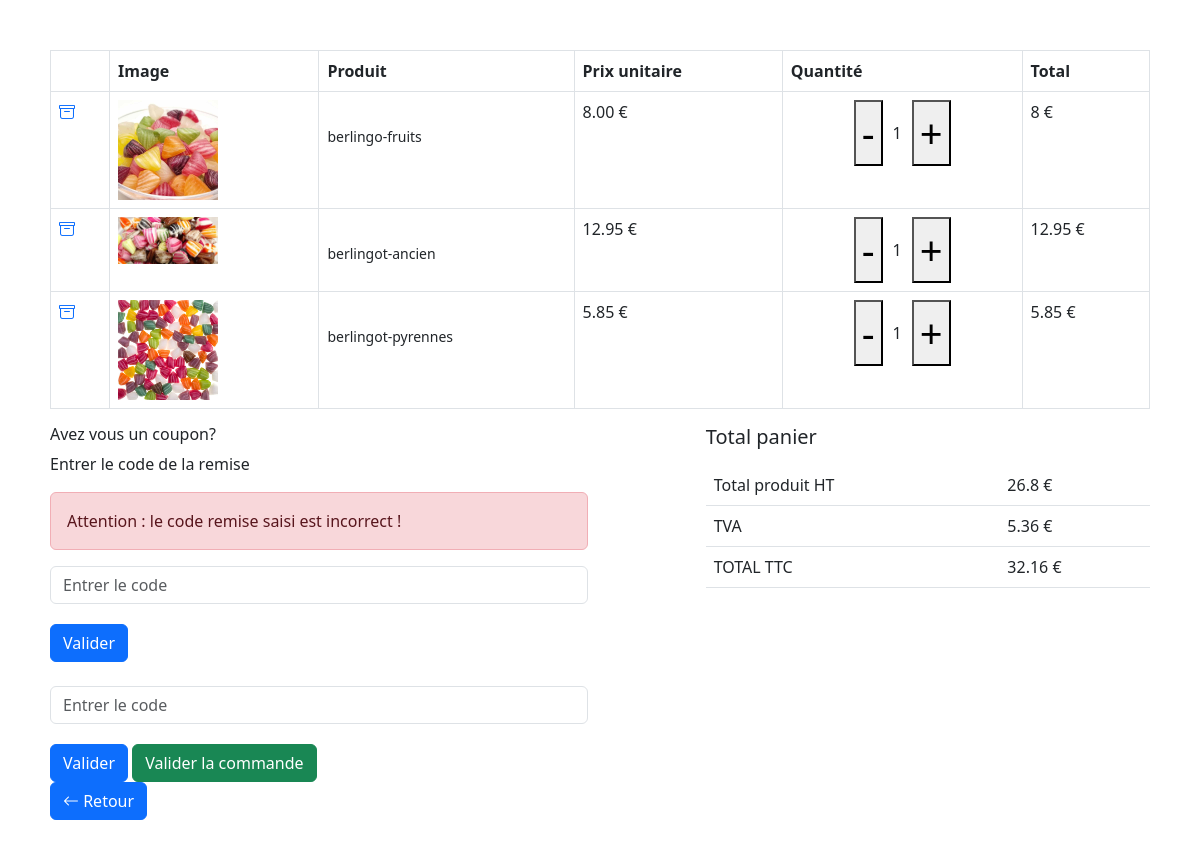
/bonbon/panier.php?error=invalid (signed in), run on the app's committed database.
### tables this page shows
CREATE TABLE IF NOT EXISTS `panier` (
  `id` int NOT NULL AUTO_INCREMENT,
  `produit_id` int NOT NULL,
  `qte` int NOT NULL,
  `userTemp` varchar(255) NOT NULL,
  `user_id` int DEFAULT NULL,
  `date` timestamp NULL DEFAULT NULL,
  PRIMARY KEY (`id`),
  KEY `id_item` (`produit_id`)
);

CREATE TABLE IF NOT EXISTS `items` (
  `id` int NOT NULL AUTO_INCREMENT,
  `name` varchar(100) NOT NULL,
  `description` varchar(255) NOT NULL,
  `price` decimal(10,2) NOT NULL,
  `qte` int NOT NULL,
  `image` varchar(255) NOT NULL,
  `category` int NOT NULL,
  PRIMARY KEY (`id`),
  KEY `category` (`category`)
);

### bonbon/panier.php (the view, shortened to what this page needs)
<?php
$pdo = Database::connect();
$userTemp = $_SESSION["userTemp"]??null;
$userId = $_SESSION["userId"]??null;
$stmt = $pdo->prepare(
    'SELECT panier.*, items.name, items.price, items.image
    FROM panier
    JOIN items ON panier.produit_id = items.id
    WHERE (userTemp = ? OR user_id = ?)');
$stmt->execute([$userTemp, $userId]);
$panierItems = $stmt-> fetchAll(PDO::FETCH_ASSOC);
$totalPanier=0 ;
?>
<!DOCTYPE html>
<html lang="en">
    <head>
        <link rel="stylesheet" href="styles.css">
        <link href="	https://cdn.jsdelivr.net/npm/bootstrap@5.3.0-alpha3/dist/css/bootstrap.min.css" rel="stylesheet">
        <link rel="stylesheet" href="https://cdn.jsdelivr.net/npm/bootstrap-icons@1.5.0/font/bootstrap-icons.css">
    </head>
    <body>
        <div class="cart ">
            <div class="cart-container">
                <div class="row justify-content-between">
                    <div class="col-12">
                        <div class="">
                            <div class="">
                                <table class="table table-bordered mb-30">
                                    <thead>
                                        <tr>
                                            <th scope="col"></th>
                                            <th scope="col">Image</th>
                                            <th scope="col">Produit</th>
                                            <th scope="col">Prix unitaire</th>
                                            <th scope="col">Quantité</th>
                                            <th scope="col">Total</th>
                                        </tr>
                                    </thead>
                                    <tbody>
                                        <?php foreach ($panierItems as $items){ ?>
                                        <tr>
                                            <th scope="row">
                                                <a class="delete" data-id="<?= $items["id"];?>" href="">
                                                    <i class="bi bi-archive"></i>
                                                </a>
                                            </th>
                                            <td>
                                                <img src="images/<?php echo $items['image'] ?>" alt="Product" style="width:100px">
                                            </td>
                                            <td>
                                                <a href=""></a><br>
                                                <span ><small><?php echo $items['name'] ?></small></span>
                                            </td>
                                            <td class="prix-unitaire"><?php echo $items['price'] ?> €</td>
                                            <td>
                                                <div  class="quantity"
                                                    style="display:flex; justify-content:center; align-items:center">
                                                    <button
                                                        data-action="decrease"
                                                        data-id="<?php echo $items['id'];?>"
                                                        class="changeQte"
                                                        style="font-size:40px; margin-right:10px; margin-left:10px">-</button>
                                                    <span id="qtpanier"><?php echo $items['qte'] ?></span>
                                                    <button
                                                        data-action="increase"
                                                        data-id="<?php echo $items['id'];?>"
                                                        class="changeQte"
                                                        style="font-size:40px; margin-left:10px; margin-right:10px">+</button>
                                                </div>
                                            </td>
                                            <td class="sous-total"><?php echo $items['price'] * $items['qte']; ?>  €</td>
                                        </tr>
                                        <?php $totalPanier += $items['price'] * $items['qte']; ?>
                                        <?php } ?>
                                    </tbody>
                                </table>
                            </div>
                        </div>
                    </div>
                    <div class="col-12 col-lg-6">
                        <div class=" mb-30">
                            <h6>Avez vous un coupon?</h6>
                            <p>Entrer le code de la remise</p>
                            <?php if (isset($_GET["error"]) && $_GET["error"] === "invalid"){?>
                            <div class="alert alert-danger" role="alert">
                                Attention : le code remise saisi est incorrect !
                            </div>
                            <?php }?>
                            <div class="coupon-form">
                                <form action="couponREQ.php" method="POST">
                                    <input type="text" class="form-control" name="code" placeholder="Entrer le code">
                                    <button type="submit" class="btn btn-primary"
                                        style="margin-top:20px">Valider</button>
                                </form>
                            </div>
                            <br>
                        <form action="couponREQ.php" method="POST">
                             <input type="text" class="form-control" name="code" placeholder="Entrer le code">
                                 <button type="submit" class="btn btn-primary" style="margin-top:20px">Valider</button>
                            <a class="btn btn-success" href="commande.php" style="margin-top:20px">Valider la commande</a>
                        </form>
                        </div>
                    </div>
                    <div class="col-12 col-lg-5">
                        <div class=" mb-30">
                            <h5 class="mb-3">Total panier</h5>
                            <div class="">
                                <table class="table mb-3">
                                    <tbody>
                                        <tr>
                                            <td>Total produit HT</td>
                                            <td class="total-panier"> <?php echo $totalPanier ?> €</td>
                                        </tr>
                                        <tr>
                                            <td>TVA</td>
                                            <td id="TVA"> <?php echo $tvaPanier = $totalPanier * 0.2 ?> €</td>
                                        </tr>
                                        <tr>
                                            <td>TOTAL TTC</td>
                                            <?php if (isset($_SESSION["remiseVal"])){
                                                $remise = $_SESSION["remiseVal"];
                                               ?>
                                                <td id='TTC'> <?php echo ($totalPanier + $tvaPanier) - $remise?> €</td>
                                            <?php } else {?>
                                                <td id='TTC'> <?php echo ($totalPanier + $tvaPanier) ?> €</td>
                                                <?php } ?>
                                        </tr>
                                    </tbody>
                                </table>
                            </div>
                        </div>
                    </div>
                </div>
                <a class="btn btn-primary" href="index.php"><span class="bi-arrow-left"></span> Retour</a>
            </div>
        </div>
    </body>
</html>
</body>
</html>

### bonbon/styles.css (style rules this page uses)
body { background: url(images/banniere.jpg) no-repeat top center; margin: 0; padding: 0; line-height: 1; }
.cart { background: #fff; width: 100%; padding: 50px; border-radius: 10px; position: absolute; }

### data on the page
panier: items.image (picture), items.name "berlingo-fruits", items.price "8.00", qte "1", $items['price']*$items['qte'] "8"
panier: items.image (picture), items.name "berlingot-ancien", items.price "12.95", qte "1"
panier: items.image (picture), items.name "berlingot-pyrennes", items.price "5.85", qte "1"

### other printed values
$totalPanier "26.8"
$tvaPanier = $totalPanier * 0.2 "5.36"
$totalPanier + $tvaPanier "32.16"
